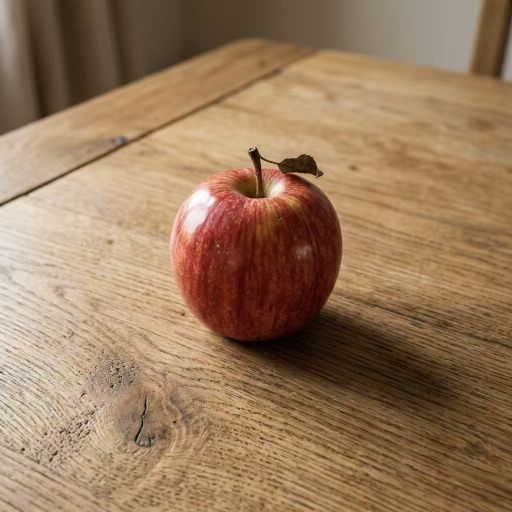
#> input picture exp1.jpg, 1024 x 1024 px (shown at 1/2 size)
$ python predict.py
#> lines starting #> are read from the running program, lines starting #| are printed output that depends on the picture; after the words box and inside, x2 and y2 are one past the last pixel; in counts of white or black regions, pixels touching at a corner belong together
import numpy as np
import cv2
import matplotlib.pyplot as plt


def advanced_lighting_estimation(image_path):
    # 1. 兼容中文路径读取
    try:
        raw_data = np.fromfile(image_path, dtype=np.uint8)
        img = cv2.imdecode(raw_data, cv2.IMREAD_COLOR)
#> img is the input picture: shape (1024, 1024, 3); mean B, G, R 92, 121.9, 152.1
    except Exception as e:
        return print(f"读取文件出错: {e}")

    if img is None:
        return print(f"错误：无法读取图片\n{image_path}")

    # 将 BGR 转换为 RGB 以便后续处理和显示
    img_rgb = cv2.cvtColor(img, cv2.COLOR_BGR2RGB)
    gray = cv2.cvtColor(img, cv2.COLOR_BGR2GRAY)
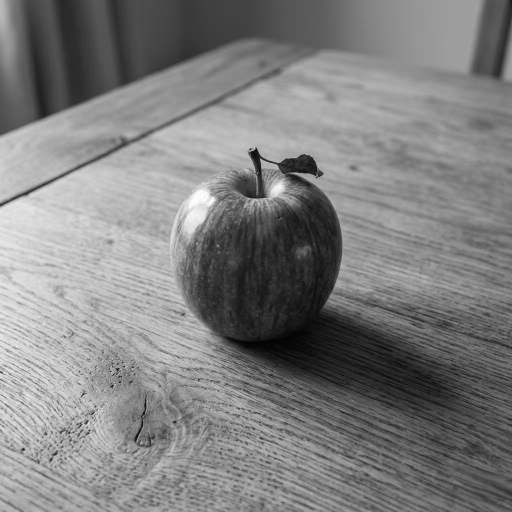
#> gray: shape (1024, 1024) (shown at 1/2 size); min 1, max 255, mean 127.5

    # 初始化环境图 (256x512)
    env_map = np.zeros((256, 512, 3), dtype=np.float32)

    # ================= 核心优化 1：提取全局环境光 (Ambient Light) =================
    # 计算全图平均颜色，并将其作为环境基础色调（稍微调暗）
    ambient_color = cv2.mean(img_rgb)[:3]
#> ambient_color = (152.1, 121.9, 92.05)
    ambient_color = np.array(ambient_color) / 255.0 * 0.15
#> ambient_color = [0.0894, 0.0717, 0.0541]
    env_map[:, :, :] = ambient_color
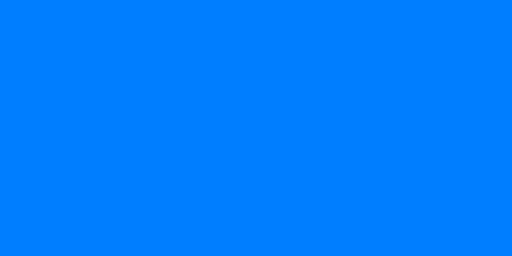
#> env_map: shape (256, 512, 3) float32; mean of channels 0, 1, 2 0.0895, 0.0717, 0.0542; drawn with min black and max white

    # ================= 核心优化 2：多光源与面积光提取 =================
    # 使用阈值法提取图中所有高亮区域（模拟多个光源或窗户）
    _, thresh = cv2.threshold(gray, 220, 255, cv2.THRESH_BINARY)
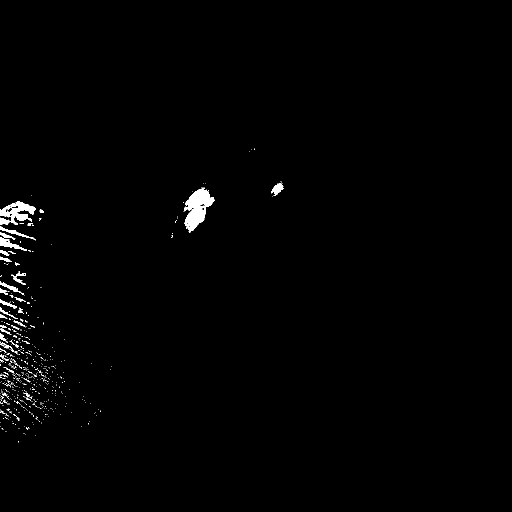
#> thresh: shape (1024, 1024) (shown at 1/2 size); 0.9% white; 582 white regions (544 under 20 px)
    contours, _ = cv2.findContours(thresh, cv2.RETR_EXTERNAL, cv2.CHAIN_APPROX_SIMPLE)
#> contours = 582 contours, 556 with area under 20; largest, box (x1, y1, x2, y2) and area: (368, 375, 429, 465) 2739, (0, 402, 72, 449) 1482, (0, 475, 54, 502) 422, (542, 366, 568, 392) 289, (0, 453, 72, 481) 253

    # 遍历找到的前 3 个最大亮斑（防止反光干扰）
    contours = sorted(contours, key=cv2.contourArea, reverse=True)[:3]
#> contours = 3 contours; box (x1, y1, x2, y2) and area: (368, 375, 429, 465) 2739, (0, 402, 72, 449) 1482, (0, 475, 54, 502) 422

    for cnt in contours:
        # 计算光斑中心点
        M = cv2.moments(cnt)
        if M["m00"] != 0:
            cx = int(M["m10"] / M["m00"])
            cy = int(M["m01"] / M["m00"])

            # ================= 核心优化 3：光源色彩提取 =================
            # 获取光源中心及其周围的平均颜色（暖光/冷光）
            light_color = img_rgb[cy, cx] / 255.0

            # 映射到球面坐标（简化的墨卡托投影映射）
            map_x = int((cx / img.shape[1]) * 512)
            map_y = int((cy / img.shape[0]) * 256)

            # 根据光斑在原图的面积，决定在环境图上的光晕大小
            radius = int(np.sqrt(cv2.contourArea(cnt)) / 2) + 10

            # 绘制光源，并做区域高斯模糊模拟光线衰减
            cv2.circle(env_map, (map_x, map_y), radius, light_color.tolist(), -1)
#> this loop made 3 passes
#> (cx, cy, light_color, map_x, map_y, radius) on passes 1 to 3: (394, 416, [0.949, 0.871, 0.875], 197, 104, 36), (34, 422, [0.906, 0.859, 0.804], 17, 105, 29), (18, 488, [0.925, 0.89, 0.855], 9, 122, 20)
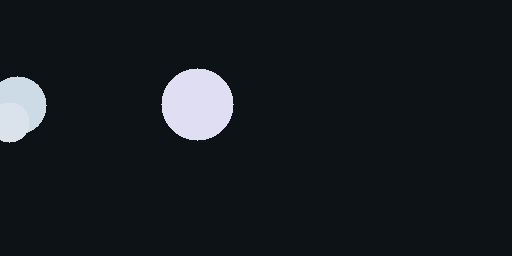
#> env_map: shape (256, 512, 3) float32; 4.97% of pixels changed, all inside (x1, y1, x2, y2) = (0, 68, 234, 143); drawn as B, G, R

    # ================= 核心优化 4：HDR 渲染模拟 =================
    # 全局高斯模糊，模拟真实 Environment Map 的柔和过渡
    env_map = cv2.GaussianBlur(env_map, (61, 61), 0)
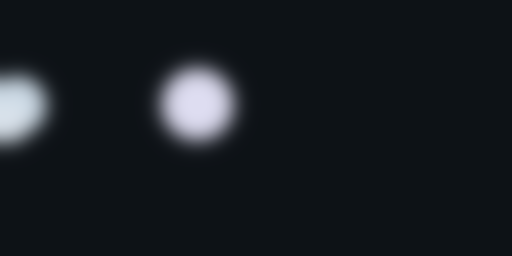
#> env_map: shape (256, 512, 3) float32; mean of channels 0, 1, 2 0.132, 0.111, 0.0938; drawn as B, G, R
    # 模拟 HDR 曝光过度效果 (Clip 限制在 0-1)
    env_map = np.clip(env_map * 1.5, 0, 1)
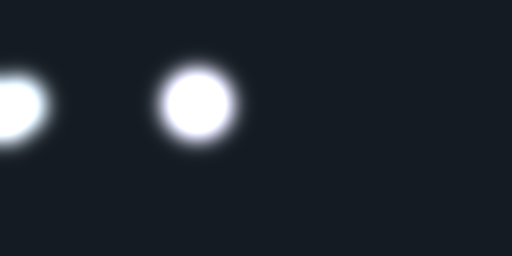
#> env_map: shape (256, 512, 3) float32; mean of channels 0, 1, 2 0.188, 0.161, 0.135; drawn as B, G, R

    # ================= 结果可视化 =================
    plt.figure(figsize=(14, 6))

    # 显示原图
    plt.subplot(1, 2, 1)
    plt.title("Input Scene (LDR)", fontsize=14)
    plt.imshow(img_rgb)
    plt.axis('off')

    # 显示高精度环境图
    plt.subplot(1, 2, 2)
    plt.title("Advanced Environment Map (Baseline)", fontsize=14)
    plt.imshow(env_map)
    plt.axis('off')

    plt.tight_layout()
    plt.savefig("advanced_result.png", dpi=300)  # 保存高清图供 PPT 使用
    print("高级优化版运行成功！结果已保存为 advanced_result.png")
    plt.show()


# 替换为你实际的图片路径
target_path = r"C:\Users\lenovo\Documents\INNOVATION\lighting\exp1.jpg"
advanced_lighting_estimation(target_path)
